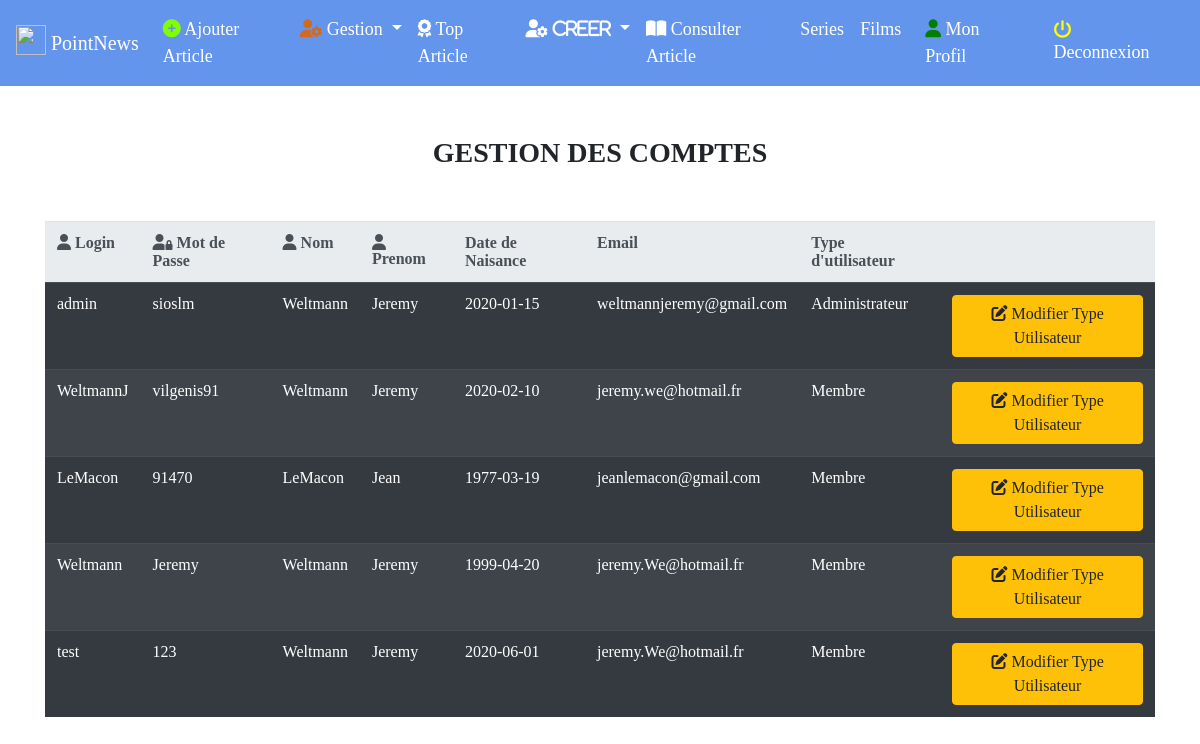
The page /index.php?page=Compte (signed in) on the database its author committed.
### tables this page shows
CREATE TABLE `utilisateur` (
  `NO_UTILISATEUR` int(40) NOT NULL,
  `NO_TYPE` int(40) NOT NULL,
  `LOGIN` varchar(40) NOT NULL,
  `MDP` varchar(40) NOT NULL,
  `NOM` varchar(40) NOT NULL,
  `PRENOM` varchar(40) NOT NULL,
  `DATENAISS` date NOT NULL,
  `EMAIL` varchar(40) NOT NULL
);

CREATE TABLE `type_utilisateur` (
  `No_Type` int(11) NOT NULL,
  `libelle` varchar(40) NOT NULL
);

### GestionCompte.php (the view)
<?php
$con=Conn();
$req=$con->prepare('SELECT * FROM utilisateur,type_utilisateur WHERE utilisateur.NO_TYPE=type_utilisateur.No_Type');
$req->execute();
?>
<body style="font-family:Marmelad; font-size: 18px;">
    <div class="container" style="margin-top:50px; text-left;">
    	 <h3 class="font-weight-bold text-center text-uppercase mb-4">Gestion des Comptes</h3>
    	 <br>
    	 <form 	action=''method='POST' >
    	 	<table class='table table-striped table-dark'>
			 <tr class='thead-light'>
        	<th> <i class='fas fa-user'></i> Login</th>
        	<th><i class='fas fa-user-lock'></i> Mot de Passe</th>
        	<th><i class='fas fa-user'></i> Nom</th>
        	<th><i class='fas fa-user'></i> Prenom</th>
        	<th><i class=''></i> Date de Naisance</th>
        	 <th><i class=''></i> Email </th>
        	 <th><i class=''></i> Type d'utilisateur </th>
			 <th></th>
			 </tr>
        	 <?php
        	 while($ligne=$req->fetch())
        	 {
        	 	echo "<tr><td>";
        	 	echo $ligne['LOGIN'];
        	 	echo "</td>";
        	 	echo "<td>";
        	 	echo $ligne['MDP'];
        	 	echo "</td>";
        	 	echo "<td>";
        	 	echo $ligne['NOM'];
        	 	echo "</td>";
        	 	echo "<td>";
        	 	echo $ligne['PRENOM'];
        	 	echo "</td>";
        	 	echo "<td>";
        	 	echo $ligne['DATENAISS'];
        	 	echo "</td>";
        	 	echo "<td>";
        	 	echo $ligne['EMAIL'];
        	 	echo "</td>";
        	 		echo "<td>";
        	 	echo $ligne['libelle'];
        	 	echo "</td>";
        	 	echo "<td>";
                $id=$ligne['NO_UTILISATEUR'];
        	 	echo "<a type='submit'class='btn btn-warning' href='index.php?page=ModifierCompte&id=".$id."'><i class='fas fa-edit'></i> Modifier Type Utilisateur</button>";
        	 	echo "</td>";
        	 }

### rows shown on the page
utilisateur: LOGIN "admin", MDP "sioslm", NOM "Weltmann", PRENOM "Jeremy", DATENAISS "2020-01-15", EMAIL "weltmannjeremy@gmail.com", type_utilisateur.libelle "Administrateur"
utilisateur: LOGIN "WeltmannJ", MDP "vilgenis91", NOM "Weltmann", PRENOM "Jeremy", DATENAISS "2020-02-10", EMAIL "jeremy.we@hotmail.fr", type_utilisateur.libelle "Membre"
utilisateur: LOGIN "LeMacon", MDP "91470", NOM "LeMacon", PRENOM "Jean", DATENAISS "1977-03-19", EMAIL "jeanlemacon@gmail.com", type_utilisateur.libelle "Membre"
utilisateur: LOGIN "Weltmann", MDP "Jeremy", NOM "Weltmann", PRENOM "Jeremy", DATENAISS "1999-04-20", EMAIL "jeremy.We@hotmail.fr", type_utilisateur.libelle "Membre"
utilisateur: LOGIN "test", MDP "123", NOM "Weltmann", PRENOM "Jeremy", DATENAISS "2020-06-01", EMAIL "jeremy.We@hotmail.fr", type_utilisateur.libelle "Membre"
